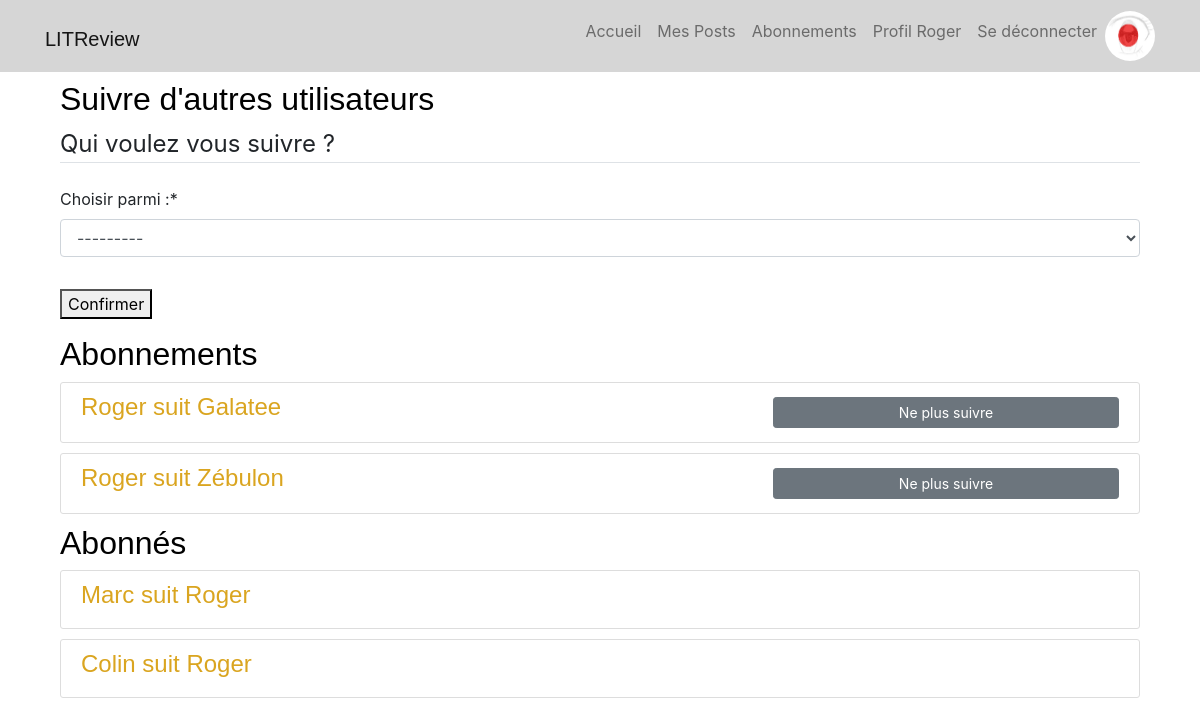
Before: /follow/ (signed in) with the older database file.
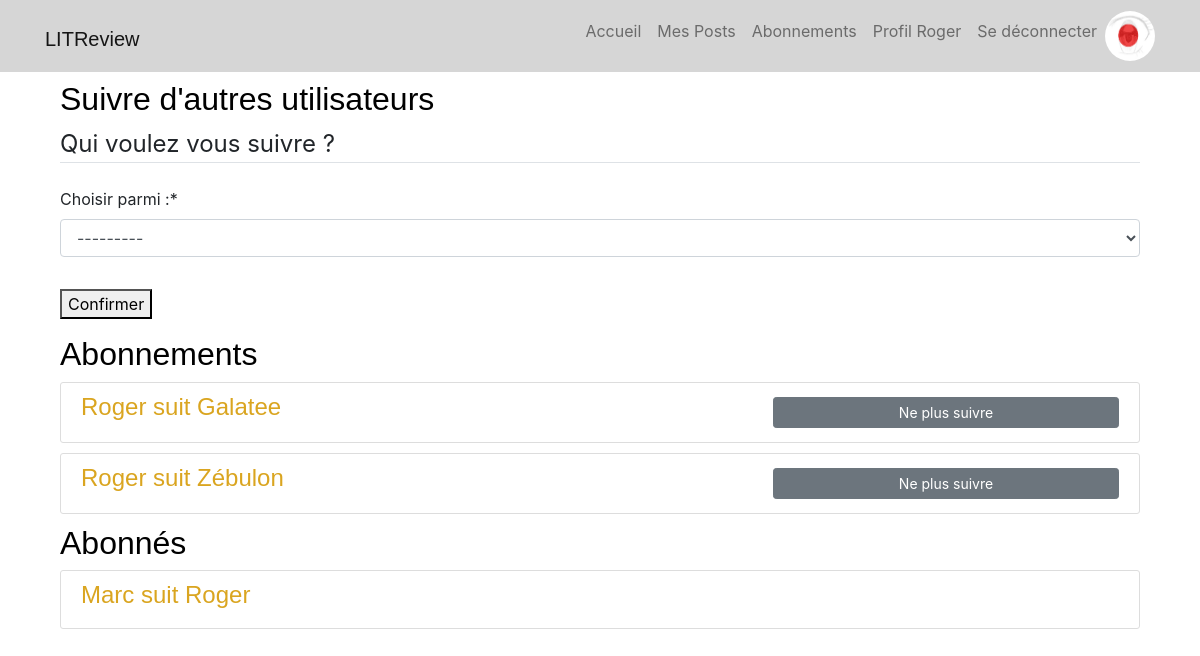
After: the same page with the newer database file.
### reviews/models.py (models this page shows, shortened)
class UserFollows(models.Model):
    user = models.ForeignKey(to=settings.AUTH_USER_MODEL, on_delete=models.CASCADE, related_name='following')
    followed_user = models.ForeignKey(to=settings.AUTH_USER_MODEL, on_delete=models.CASCADE, related_name='followed_by')
    class Meta:
        unique_together = ('user', 'followed_user',)
    def __str__(self):
        return f"{self.user} suit {self.followed_user}"

### reviews/views.py (the view, shortened to what this page needs)
# urls.py: path("follow/", FollowCreateView.as_view(), name="abonnements"),
class FollowCreateView(LoginRequiredMixin, CreateView):
    model = UserFollows
    template_name = 'reviews/follow.html'
    form_class = FollowForm
    success_url = "/reviews/follow/"
    def get_form_kwargs(self, *args, **kwargs):
        kwargs = super(FollowCreateView, self).get_form_kwargs()
        kwargs['username'] = self.request.user.username
        kwargs['following'] = self.request.user.following.all()
        kwargs['followed_by'] = self.request.user.followed_by.all()
        return kwargs
    def get_context_data(self, **kwargs):
        following = self.request.user.following.all()  # queryset de ceux que l'on suit
        followed_by = self.request.user.followed_by.all()  # queryset de ceux qui nous suivent
        context = super(FollowCreateView, self).get_context_data(**kwargs)
        context.update({
            'title': 'abonnements',
            'following': following,
            'followed_by': followed_by,
        })
        return context

### reviews/forms.py
class FollowForm(forms.ModelForm):
    def __init__(self, *args, username=None, following=None, followed_by=None,  **kwargs):
        super(FollowForm, self).__init__(*args, **kwargs)
        self.username = username
        self.following = following
        self.followed_by = followed_by
        self.fields['followed_user'].label = "Choisir parmi :"
        self.fields['followed_user'].queryset = User.objects.all().exclude(
            username=self.username).exclude(id__in=[f.followed_user.id for f in self.following])
    class Meta:
        model = UserFollows
        fields = ('followed_user',)

### reviews/templates/reviews/follow.html (shortened to what this page needs)
{% extends "base.html" %}
{% load crispy_forms_tags %}
{% block content %}
<div id="suivre-nouvel-utilisateur">
    <h2>Suivre d'autres utilisateurs</h2>
    <form method="POST" enctype="multipart/form-data">
        <fieldset class="form-group">
            <legend class="border-bottom mb-4">Qui voulez vous suivre ?</legend>
            {{ form|crispy }}
        </fieldset>
        <div class="form-group">
            <button type="submit">Confirmer</button>
        </div>
    </form>
</div>
<div id="utilisateurs-suivis">
    <h2>Abonnements</h2>
    {% for f in following %}
    <article class="media content-section">
        <h4 class="p-0 col-8">{{f}}</h4>
        <a class="col-4 btn btn-secondary btn-sm mt-1 mb-1" href="{% url 'unfollow-delete' f.id %}">Ne plus suivre</a>
    </article>
    {% endfor %}
</div>
<div id="utilisateurs-abonnés">
    <h2>Abonnés</h2>
    {% for f in followed_by %}
    <article class="media content-section">
        <h4>{{f}}</h4>
    </article>
    {% endfor %}
</div>
{% endblock content %}

Changed rows visible on the page:
removed UserFollows: user+followed_user "Colin suit Roger", shown under "Abonnés"
